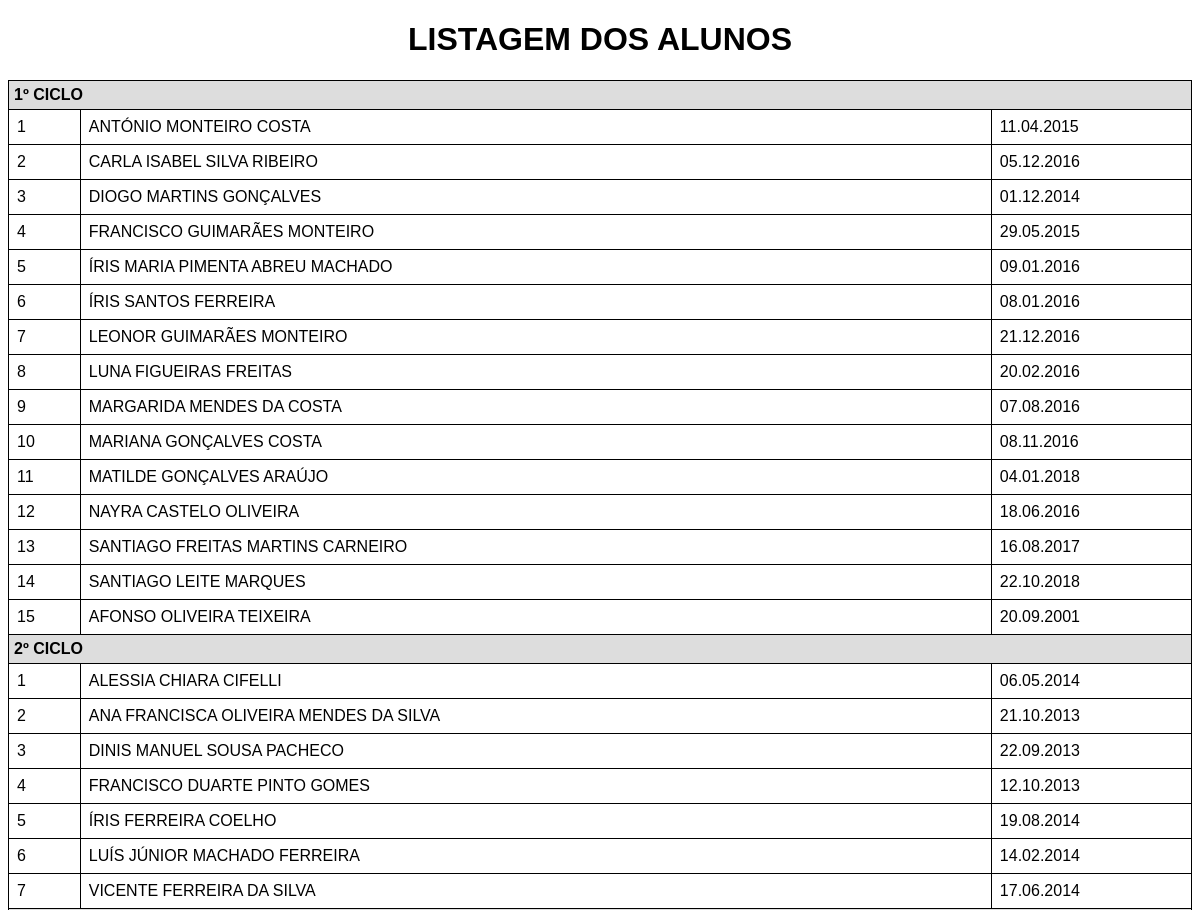
Page /template.php (signed in, upper part) on the earlier database version.
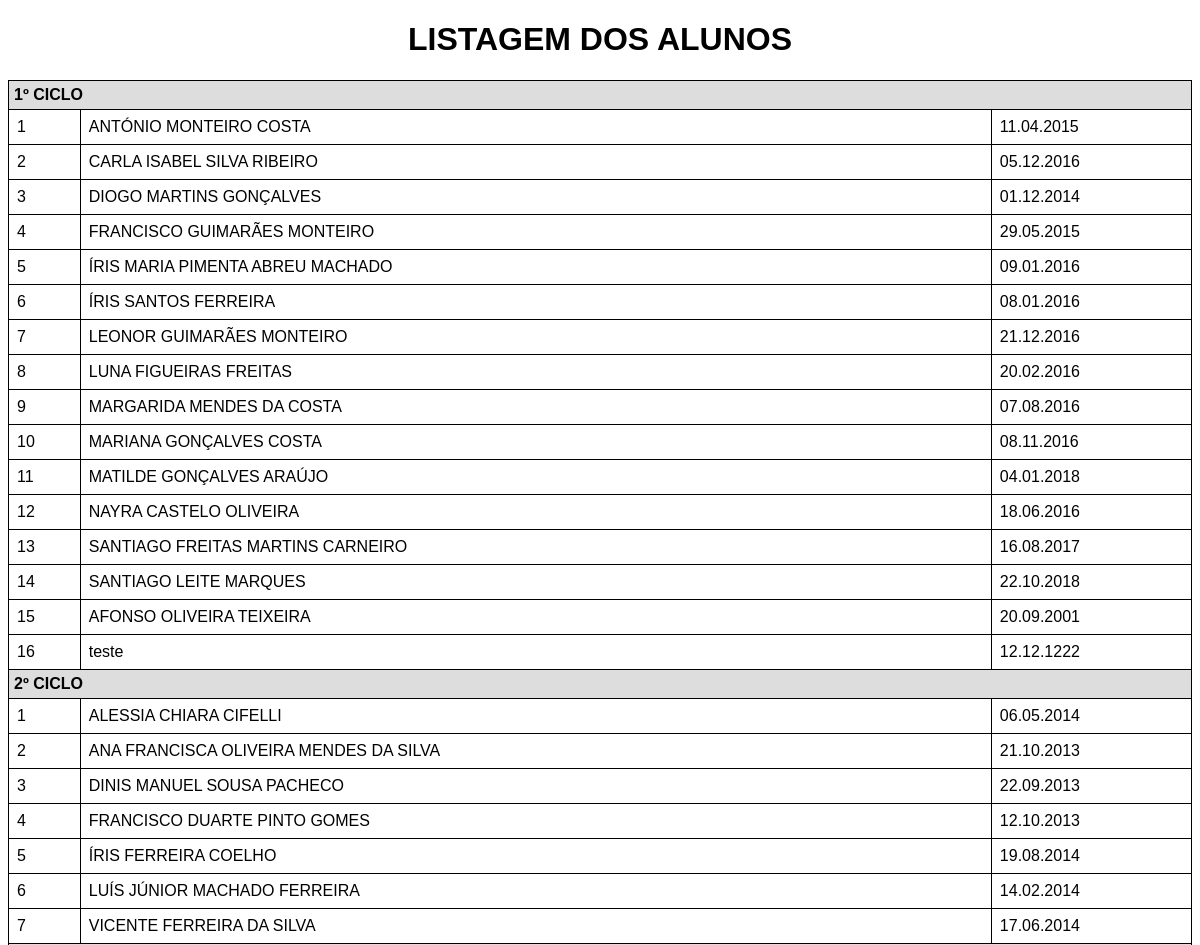
Same page on the later database version.
### tables this page shows
CREATE TABLE IF NOT EXISTS `alunos` (
  `id` int NOT NULL AUTO_INCREMENT,
  `pack` int NOT NULL,
  `balancoGrupo` decimal(10,2) NOT NULL,
  `balancoIndividual` decimal(10,2) NOT NULL,
  `nome` text NOT NULL,
  `morada` text NOT NULL,
  `localidade` text NOT NULL,
  `codigoPostal` varchar(8) NOT NULL,
  `nif` varchar(15) NOT NULL,
  `dataNascimento` date NOT NULL,
  `email` text NOT NULL,
  `contacto` varchar(20) NOT NULL,
  `escola` text NOT NULL,
  `ano` int NOT NULL,
  `curso` text NOT NULL,
  `turma` varchar(10) NOT NULL,
  `horasGrupo` int NOT NULL,
  `horasIndividual` int NOT NULL,
  `transporte` tinyint NOT NULL DEFAULT '0',
  `idMensalidadeGrupo` int DEFAULT NULL,
  `idMensalidadeIndividual` int DEFAULT NULL,
  `nomeMae` text,
  `tlmMae` varchar(20) NOT NULL,
  `nomePai` text,
  `tlmPai` varchar(20) NOT NULL,
  `modalidade` text NOT NULL,
  `ativo` tinyint NOT NULL DEFAULT '1',
  `dataInscricao` date DEFAULT NULL,
  PRIMARY KEY (`id`)
);

### template.php (the view, shortened to what this page needs)
<?php
    include('./db/conexao.php');
    $aux1 = 1;
    $sql = "SELECT nome, DATE_FORMAT(dataNascimento, '%d.%m.%Y') as dataNascimento FROM alunos WHERE ano >= 1 AND ano <= 4 AND ativo = 1;";
    $result1 = $con->query($sql);
    $alunos_1ciclo = "";
    if ($result1->num_rows > 0) {
        while ($row = $result1->fetch_assoc()) {
            $alunos_1ciclo .= "
            <tr>
                <td>{$aux1}</td>
                <td>{$row['nome']}</td>
                <td>{$row['dataNascimento']}</td>
            </tr>";
            $aux1++;
        }
    }
    $aux2 = 1;
    $sql = "SELECT nome, DATE_FORMAT(dataNascimento, '%d.%m.%Y') as dataNascimento FROM alunos WHERE ano>4 AND ano<7 AND ativo = 1;";
    $result1 = $con->query($sql);
    $alunos_2ciclo = "";
    if ($result1->num_rows > 0) {
        while ($row = $result1->fetch_assoc()) {
            $alunos_2ciclo .= "
            <tr>
                <td>{$aux2}</td>
                <td>{$row['nome']}</td>
                <td>{$row['dataNascimento']}</td>
            </tr>";
            $aux2++;
        }
    }
?>
<!DOCTYPE html>
<html>
<head>
    <link rel="stylesheet" href="https://unpkg.com/gutenberg-css@0.6">
</head>
<body>
    <h1>LISTAGEM DOS ALUNOS</h1>
    <table>
        <tbody>
            <tr>
                <td colspan="3" class="section-title">1º CICLO</td>
            </tr>
            <?php echo $alunos_1ciclo; ?>
            <tr>
                <td colspan="3" class="section-title">2º CICLO</td>
            </tr>
            <?php echo $alunos_2ciclo; ?>
        </tbody>
    </table>
</body>
</html>

Differences in the rows shown:
added alunos: nome "teste", dataNascimento "12.12.1222", shown under "LISTAGEM DOS ALUNOS"
